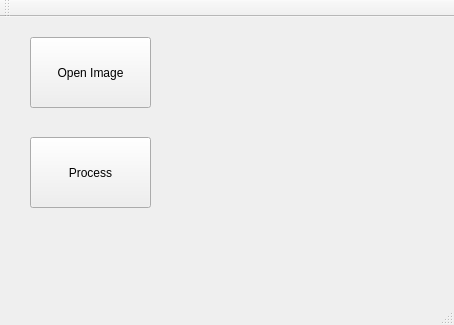
<?xml version="1.0" encoding="UTF-8"?>
<ui version="4.0">
 <class>MainWindow</class>
 <widget class="QMainWindow" name="MainWindow">
  <property name="geometry">
   <rect>
    <x>0</x>
    <y>0</y>
    <width>454</width>
    <height>325</height>
   </rect>
  </property>
  <property name="windowTitle">
   <string>MainWindow</string>
  </property>
  <widget class="QWidget" name="centralWidget">
   <widget class="QPushButton" name="pushButton">
    <property name="geometry">
     <rect>
      <x>30</x>
      <y>20</y>
      <width>121</width>
      <height>71</height>
     </rect>
    </property>
    <property name="text">
     <string>Open Image</string>
    </property>
   </widget>
   <widget class="QPushButton" name="pushButton_2">
    <property name="geometry">
     <rect>
      <x>30</x>
      <y>120</y>
      <width>121</width>
      <height>71</height>
     </rect>
    </property>
    <property name="text">
     <string>Process</string>
    </property>
   </widget>
   <widget class="QLabel" name="label">
    <property name="geometry">
     <rect>
      <x>190</x>
      <y>30</y>
      <width>221</width>
      <height>191</height>
     </rect>
    </property>
    <property name="text">
     <string/>
    </property>
   </widget>
  </widget>
  <widget class="QMenuBar" name="menuBar">
   <property name="geometry">
    <rect>
     <x>0</x>
     <y>0</y>
     <width>454</width>
     <height>21</height>
    </rect>
   </property>
  </widget>
  <widget class="QToolBar" name="mainToolBar">
   <attribute name="toolBarArea">
    <enum>TopToolBarArea</enum>
   </attribute>
   <attribute name="toolBarBreak">
    <bool>false</bool>
   </attribute>
  </widget>
  <widget class="QStatusBar" name="statusBar"/>
 </widget>
 <layoutdefault spacing="6" margin="11"/>
 <resources/>
 <connections/>
</ui>
